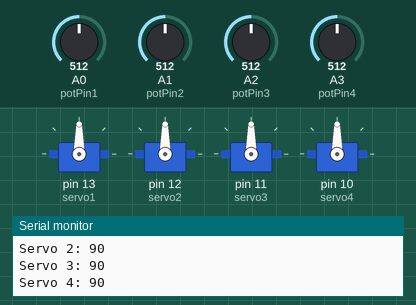
Bench run of a sketch on a simulated Arduino Uno, built with avr-gcc and run on an emulated ATmega328P. Shown: 4 × servo, the last lines printed to the serial monitor. The test bench sets the inputs (shaded band); at power-on: A0 (potPin1) = 512, A1 (potPin2) = 512, A2 (potPin3) = 512, A3 (potPin4) = 512.

Above: at 1.7 s.
1.8 s: A0 (potPin1) set to 716
At 3.7 s:
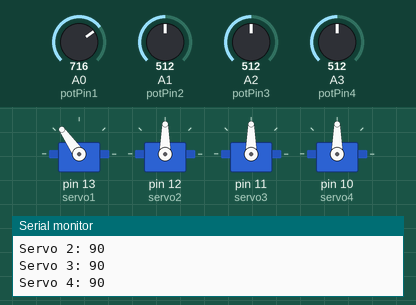
4.0 s: A1 (potPin2) set to 716
At 5.6 s:
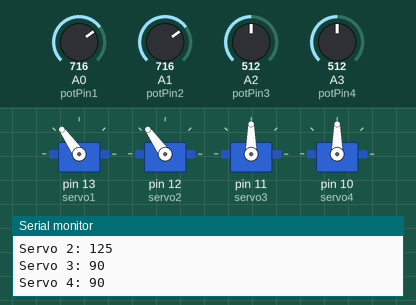
6.1 s: A2 (potPin3) set to 716
At 7.5 s:
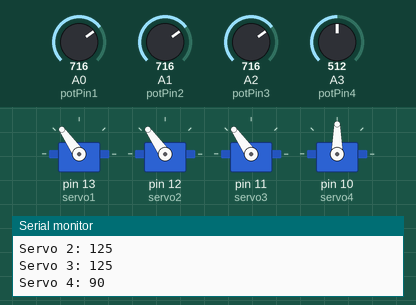
7.8 s: A3 (potPin4) set to 716
At 9.2 s:
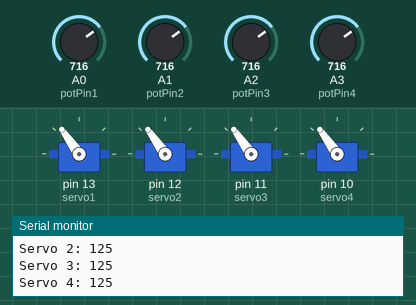
9.5 s: A0 (potPin1) set to 992
At 11.1 s:
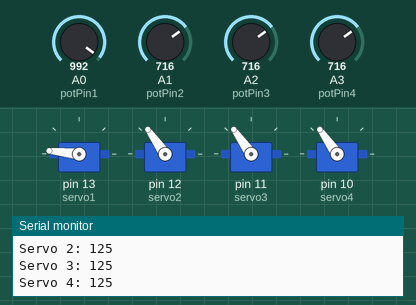
11.6 s: A1 (potPin2) set to 992
At 12.9 s:
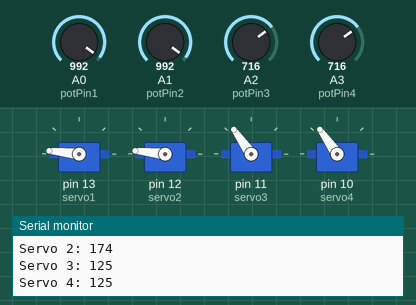
Timing chart, 0 to 14.6 s (numbered marks = the images above; inputs shaded):
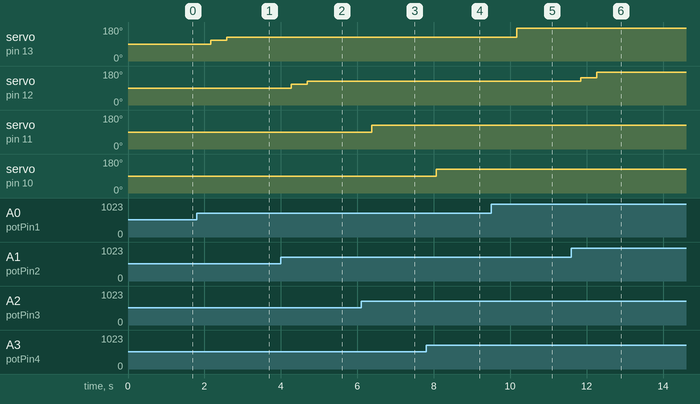

The sketch:

Arduino_Code.ino
```cpp
#include <Servo.h>

Servo servo1;
Servo servo2;
Servo servo3;
Servo servo4;

int potPin1 = A0;
int potPin2 = A1;
int potPin3 = A2;
int potPin4 = A3;

int potValue1;
int potValue2;
int potValue3;
int potValue4;

int stablePotRead(int potPin) {
  int total = 0;

  for (int i = 0; i < 10; i++) {
    total += analogRead(potPin);
    delay(10);
  }
  return total / 10;
}

void setup() {

  servo1.attach(13); // Pin 13 para el servo1
  servo2.attach(12); // Pin 12 para el servo2
  servo3.attach(11); // Pin 11 para el servo3
  servo4.attach(10); // Pin 10 para el servo4

  Serial.begin(9600);

  servo1.write(90);
  servo2.write(90);
  servo3.write(90);
  servo4.write(90);

  delay(500);
}

void loop() {

  potValue1 = stablePotRead(potPin1);
  potValue2 = stablePotRead(potPin2);
  potValue3 = stablePotRead(potPin3);
  potValue4 = stablePotRead(potPin4);

  int servoPos1 = map(potValue1, 0, 1023, 0, 180);
  int servoPos2 = map(potValue2, 0, 1023, 0, 180);
  int servoPos3 = map(potValue3, 0, 1023, 0, 180);
  int servoPos4 = map(potValue4, 0, 1023, 0, 180);

  servo1.write(servoPos1);
  servo2.write(servoPos2);
  servo3.write(servoPos3);
  servo4.write(servoPos4);

  Serial.print("Servo 1: "); Serial.println(servoPos1);
  Serial.print("Servo 2: "); Serial.println(servoPos2);
  Serial.print("Servo 3: "); Serial.println(servoPos3);
  Serial.print("Servo 4: "); Serial.println(servoPos4);

  delay(15);
}
```

Measured:
- after the input at 1.8 s, servo on pin 13 (servo1): 90° → 111° after 0.37 s, → 125° 0.42 s later
- after the input at 4.0 s, servo on pin 12 (servo2): 90° → 111° after 0.27 s, → 125° 0.42 s later
- after the input at 6.1 s, servo on pin 11 (servo3): 90° → 125° after 0.28 s
- after the input at 7.8 s, servo on pin 10 (servo4): 90° → 125° after 0.26 s
- after the input at 9.5 s, servo on pin 13 (servo1): 125° → 174° after 0.67 s
- after the input at 11.6 s, servo on pin 12 (servo2): 125° → 145° after 0.25 s, → 174° 0.42 s later
